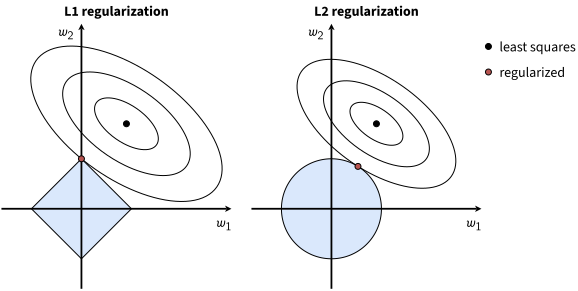

The script that saved this image:
"""Draw l1_l2_regularization.svg: a squared loss minimized inside the regions ||w||_1 <= 1 and ||w||_2 <= 1.

Solutions are searched on the boundaries of the regions; layout of figure 3.11 of The Elements of Statistical Learning.
usage: python3 l1_l2_regularization.py   (needs matplotlib, numpy and the fonts of CLAUDE.md, Pictures, section 4)
"""
import os, sys
import numpy as np
HERE = os.path.dirname(os.path.abspath(__file__))
sys.path.insert(0, os.path.join(HERE, '..', '..', '_tools'))
import charts
from matplotlib import transforms

W_LS = np.array([0.9, 1.7])                                   # least squares solution
ANGLE, EIG = np.radians(-35), np.array([1.0, 4.0])            # axes and curvatures of the loss
R = np.array([[np.cos(ANGLE), -np.sin(ANGLE)], [np.sin(ANGLE), np.cos(ANGLE)]])
A = R @ np.diag(EIG) @ R.T
XLIM, YLIM = (-1.6, 3.0), (-1.6, 3.7)

t = np.linspace(0, 2 * np.pi, 100001)
circle = np.stack([np.cos(t), np.sin(t)], 1)
REGIONS = [('L1 regularization', circle / np.abs(circle).sum(1, keepdims=True)), ('L2 regularization', circle)]

fig = charts.figure(700, 310, 'l1_l2_regularization')
for k, (title, boundary) in enumerate(REGIONS):
    d = boundary - W_LS
    loss = np.einsum('ni,ij,nj->n', d, A, d)
    w, level = boundary[loss.argmin()], loss.min()
    ax = charts.axes(fig, 10 + 250 * k, 10, 230, 265)
    ax.set(xlim=XLIM, ylim=YLIM, aspect='equal')
    ax.axis('off')
    ax.fill(*boundary[::500].T, facecolor=charts.BLUE_FILL, edgecolor=charts.BLACK, lw=1.0, zorder=1)
    for f in (1 / 3, 2 / 3, 1):                                # contours at 1/9, 4/9 and 1 of the level of w
        ax.plot(*(W_LS + f * np.sqrt(level) * circle[::500] / np.sqrt(EIG) @ R.T).T, color=charts.BLACK, lw=1.0,
                zorder=1.5)
    charts.arrow(ax, (XLIM[0], 0), (XLIM[1], 0), lw=1.8, zorder=2)
    charts.arrow(ax, (0, YLIM[0]), (0, YLIM[1]), lw=1.8, zorder=2)
    charts.runs(ax, XLIM[1], 0, charts.sub('𝑤', '1'), ha='right',
                transform=transforms.offset_copy(ax.transData, fig, x=0, y=-18, units='dots'))
    charts.runs(ax, 0, YLIM[1], charts.sub('𝑤', '2'), ha='right',
                transform=transforms.offset_copy(ax.transData, fig, x=-8, y=-12, units='dots'))
    ax.plot(*W_LS, markerfacecolor=charts.BLACK, label='least squares', **charts.DOT)
    ax.plot(*w, markerfacecolor=charts.RED, label='regularized', **charts.DOT)
    ax.set_title(title, weight='bold')
    print(title, 'solution', w.round(3), 'loss', level.round(3))
ax.legend(loc='upper left', bbox_to_anchor=(1.0, 0.95), handlelength=1.0)
charts.save(fig, os.path.join(HERE, 'l1_l2_regularization.svg'))
